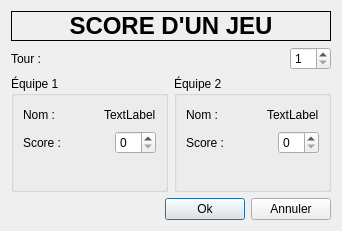
<?xml version="1.0" encoding="UTF-8"?>
<ui version="4.0">
 <class>ScoreWindow</class>
 <widget class="QDialog" name="ScoreWindow">
  <property name="geometry">
   <rect>
    <x>0</x>
    <y>0</y>
    <width>342</width>
    <height>231</height>
   </rect>
  </property>
  <property name="windowTitle">
   <string>Score</string>
  </property>
  <layout class="QGridLayout" name="gridLayout_3">
   <item row="0" column="0">
    <widget class="QLabel" name="label">
     <property name="sizePolicy">
      <sizepolicy hsizetype="Preferred" vsizetype="Fixed">
       <horstretch>0</horstretch>
       <verstretch>0</verstretch>
      </sizepolicy>
     </property>
     <property name="font">
      <font>
       <pointsize>18</pointsize>
       <weight>75</weight>
       <bold>true</bold>
      </font>
     </property>
     <property name="frameShape">
      <enum>QFrame::Box</enum>
     </property>
     <property name="frameShadow">
      <enum>QFrame::Plain</enum>
     </property>
     <property name="text">
      <string>SCORE D'UN JEU</string>
     </property>
     <property name="alignment">
      <set>Qt::AlignCenter</set>
     </property>
    </widget>
   </item>
   <item row="1" column="0">
    <layout class="QHBoxLayout" name="horizontalLayout_6">
     <item>
      <widget class="QLabel" name="label_4">
       <property name="text">
        <string>Tour :</string>
       </property>
      </widget>
     </item>
     <item>
      <spacer name="horizontalSpacer_2">
       <property name="orientation">
        <enum>Qt::Horizontal</enum>
       </property>
       <property name="sizeHint" stdset="0">
        <size>
         <width>40</width>
         <height>20</height>
        </size>
       </property>
      </spacer>
     </item>
     <item>
      <widget class="QSpinBox" name="roundSpinBox">
       <property name="minimum">
        <number>1</number>
       </property>
      </widget>
     </item>
    </layout>
   </item>
   <item row="2" column="0">
    <layout class="QHBoxLayout" name="horizontalLayout_7">
     <item>
      <widget class="QGroupBox" name="team1GroupBox">
       <property name="title">
        <string>Équipe 1</string>
       </property>
       <layout class="QGridLayout" name="gridLayout_2">
        <item row="0" column="0">
         <layout class="QHBoxLayout" name="horizontalLayout">
          <item>
           <widget class="QLabel" name="label_2">
            <property name="text">
             <string>Nom :</string>
            </property>
           </widget>
          </item>
          <item>
           <spacer name="horizontalSpacer_5">
            <property name="orientation">
             <enum>Qt::Horizontal</enum>
            </property>
            <property name="sizeHint" stdset="0">
             <size>
              <width>40</width>
              <height>20</height>
             </size>
            </property>
           </spacer>
          </item>
          <item>
           <widget class="QLabel" name="labelTeam1Name">
            <property name="text">
             <string>TextLabel</string>
            </property>
           </widget>
          </item>
         </layout>
        </item>
        <item row="1" column="0">
         <layout class="QHBoxLayout" name="horizontalLayout_3">
          <item>
           <widget class="QLabel" name="label_3">
            <property name="text">
             <string>Score :</string>
            </property>
           </widget>
          </item>
          <item>
           <spacer name="horizontalSpacer_6">
            <property name="orientation">
             <enum>Qt::Horizontal</enum>
            </property>
            <property name="sizeHint" stdset="0">
             <size>
              <width>40</width>
              <height>20</height>
             </size>
            </property>
           </spacer>
          </item>
          <item>
           <widget class="QSpinBox" name="spinScore1">
            <property name="maximum">
             <number>13</number>
            </property>
           </widget>
          </item>
         </layout>
        </item>
        <item row="2" column="0">
         <spacer name="verticalSpacer">
          <property name="orientation">
           <enum>Qt::Vertical</enum>
          </property>
          <property name="sizeHint" stdset="0">
           <size>
            <width>20</width>
            <height>0</height>
           </size>
          </property>
         </spacer>
        </item>
       </layout>
      </widget>
     </item>
     <item>
      <widget class="QGroupBox" name="team2GroupBox">
       <property name="title">
        <string>Équipe 2</string>
       </property>
       <layout class="QGridLayout" name="gridLayout">
        <item row="0" column="0">
         <layout class="QHBoxLayout" name="horizontalLayout_2">
          <item>
           <widget class="QLabel" name="label_8">
            <property name="text">
             <string>Nom :</string>
            </property>
           </widget>
          </item>
          <item>
           <spacer name="horizontalSpacer_3">
            <property name="orientation">
             <enum>Qt::Horizontal</enum>
            </property>
            <property name="sizeHint" stdset="0">
             <size>
              <width>40</width>
              <height>20</height>
             </size>
            </property>
           </spacer>
          </item>
          <item>
           <widget class="QLabel" name="labelTeam2Name">
            <property name="text">
             <string>TextLabel</string>
            </property>
           </widget>
          </item>
         </layout>
        </item>
        <item row="1" column="0">
         <layout class="QHBoxLayout" name="horizontalLayout_4">
          <item>
           <widget class="QLabel" name="label_10">
            <property name="text">
             <string>Score :</string>
            </property>
           </widget>
          </item>
          <item>
           <spacer name="horizontalSpacer_4">
            <property name="orientation">
             <enum>Qt::Horizontal</enum>
            </property>
            <property name="sizeHint" stdset="0">
             <size>
              <width>40</width>
              <height>20</height>
             </size>
            </property>
           </spacer>
          </item>
          <item>
           <widget class="QSpinBox" name="spinScore2">
            <property name="maximum">
             <number>13</number>
            </property>
           </widget>
          </item>
         </layout>
        </item>
        <item row="2" column="0">
         <spacer name="verticalSpacer_2">
          <property name="orientation">
           <enum>Qt::Vertical</enum>
          </property>
          <property name="sizeHint" stdset="0">
           <size>
            <width>20</width>
            <height>0</height>
           </size>
          </property>
         </spacer>
        </item>
       </layout>
      </widget>
     </item>
    </layout>
   </item>
   <item row="3" column="0">
    <layout class="QHBoxLayout" name="horizontalLayout_5">
     <item>
      <spacer name="horizontalSpacer">
       <property name="orientation">
        <enum>Qt::Horizontal</enum>
       </property>
       <property name="sizeHint" stdset="0">
        <size>
         <width>40</width>
         <height>20</height>
        </size>
       </property>
      </spacer>
     </item>
     <item>
      <widget class="QPushButton" name="buttonOk">
       <property name="text">
        <string>Ok</string>
       </property>
      </widget>
     </item>
     <item>
      <widget class="QPushButton" name="buttonCancel">
       <property name="text">
        <string>Annuler</string>
       </property>
      </widget>
     </item>
    </layout>
   </item>
  </layout>
 </widget>
 <resources/>
 <connections/>
</ui>
